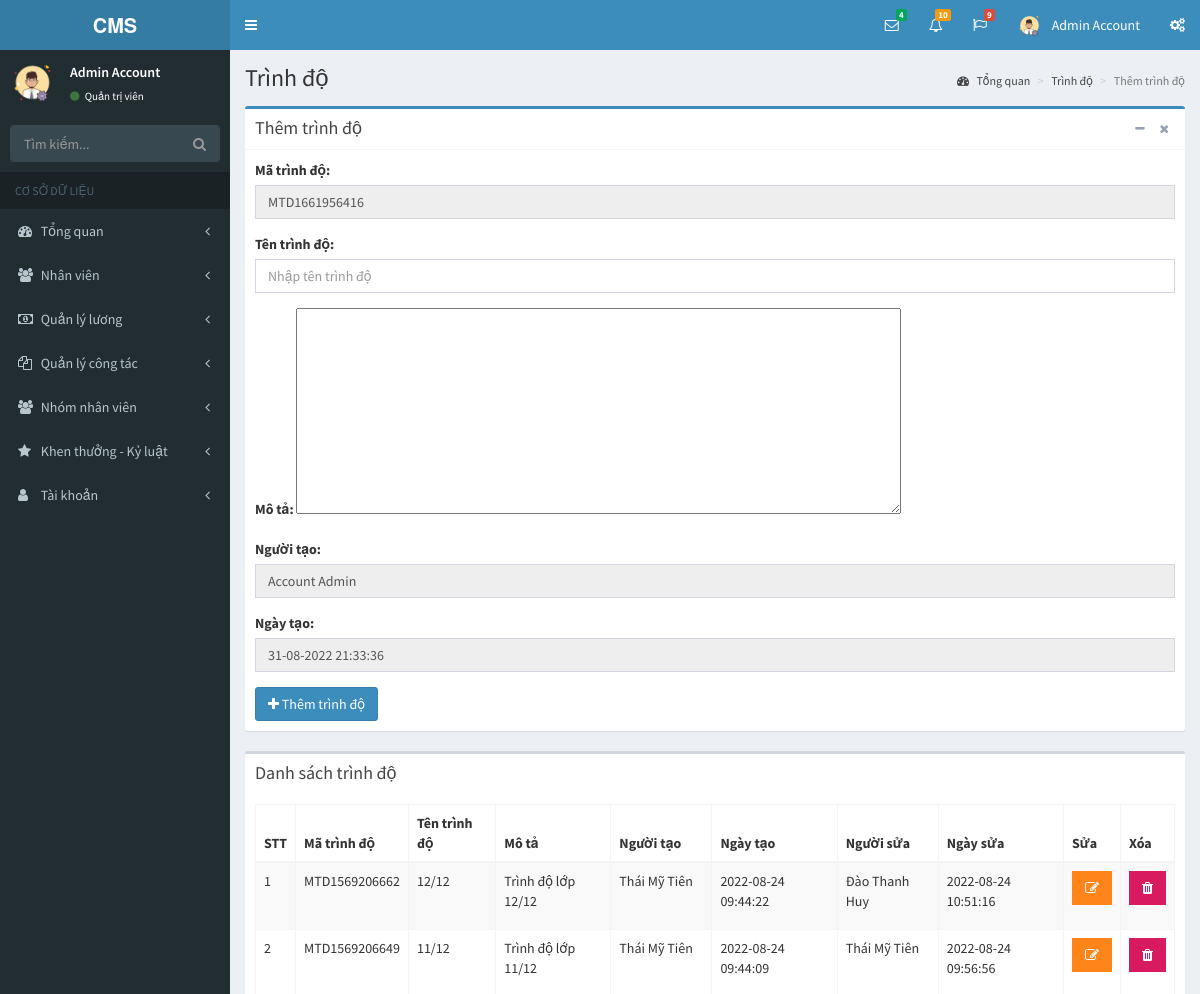
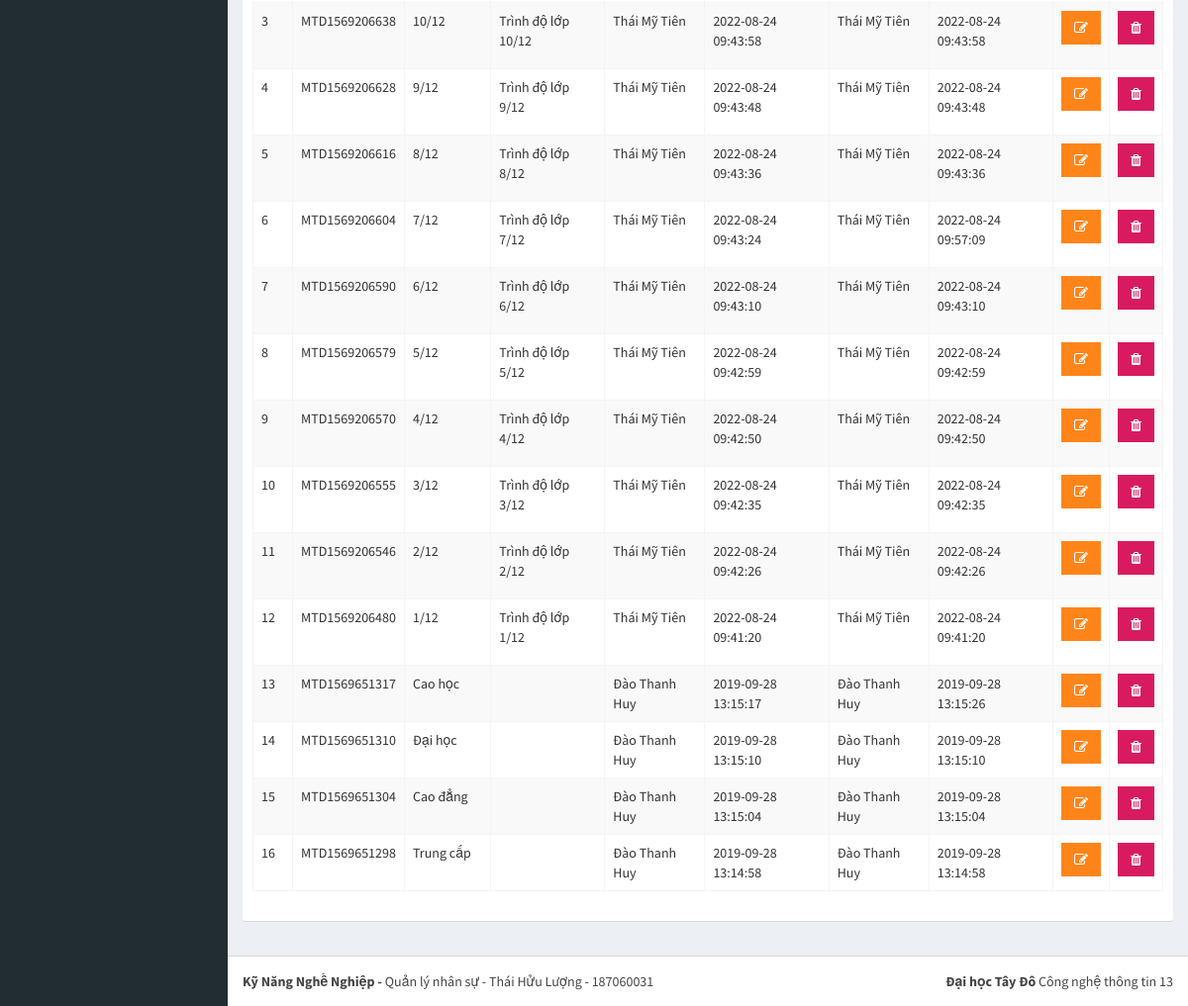
Screenshot of /pages/trinh-do.php (signed in) with the database file from the repository (2 pictures, top to bottom).
### tables this page shows
CREATE TABLE `tai_khoan` (
  `id` int(11) NOT NULL,
  `ho` varchar(50) NOT NULL,
  `ten` varchar(50) NOT NULL,
  `hinh_anh` varchar(50) NOT NULL,
  `email` varchar(50) NOT NULL,
  `mat_khau` varchar(50) NOT NULL,
  `so_dt` varchar(50) NOT NULL,
  `quyen` tinyint(1) NOT NULL,
  `trang_thai` tinyint(1) NOT NULL,
  `truy_cap` int(11) NOT NULL,
  `ngay_tao` datetime NOT NULL,
  `ngay_sua` datetime NOT NULL
);

CREATE TABLE `trinh_do` (
  `id` int(11) NOT NULL,
  `ma_trinh_do` varchar(50) NOT NULL,
  `ten_trinh_do` varchar(255) NOT NULL,
  `ghi_chu` varchar(255) NOT NULL,
  `nguoi_tao` varchar(50) NOT NULL,
  `ngay_tao` datetime NOT NULL,
  `nguoi_sua` varchar(50) NOT NULL,
  `ngay_sua` datetime NOT NULL
);

### pages/trinh-do.php (the view, shortened to what this page needs)
<?php
if(isset($_SESSION['username']) && isset($_SESSION['level']))
{
  include('../layouts/header.php');
  include('../layouts/topbar.php');
  include('../layouts/sidebar.php');
  $showData = "SELECT id, ma_trinh_do, ten_trinh_do, ghi_chu, nguoi_tao, ngay_tao, nguoi_sua, ngay_sua FROM trinh_do ORDER BY ngay_tao DESC";
  $result = mysqli_query($conn, $showData);
  $arrShow = array();
  while ($row = mysqli_fetch_array($result)) {
    $arrShow[] = $row;
  }
  $levelCode = "MTD" . time();
?>
  <div class="content-wrapper">
    <section class="content-header">
      <h1>
        Trình độ
      </h1>
      <ol class="breadcrumb">
        <li><a href="index.php?p=index&a=statistic"><i class="fa fa-dashboard"></i> Tổng quan</a></li>
        <li><a href="trinh-do.php?p=staff&a=level">Trình độ</a></li>
        <li class="active">Thêm trình độ</li>
      </ol>
    </section>
    <section class="content">
      <div class="row">
        <div class="col-xs-12">
          <div class="box box-primary">
            <div class="box-header with-border">
              <h3 class="box-title">Thêm trình độ</h3>
              <div class="box-tools pull-right">
                <button type="button" class="btn btn-box-tool" data-widget="collapse"><i class="fa fa-minus"></i></button>
                <button type="button" class="btn btn-box-tool" data-widget="remove"><i class="fa fa-remove"></i></button>
              </div>
            </div>
            <div class="box-body">
              <form action="" method="POST">
                <div class="row">
                  <div class="col-md-12">
                    <div class="form-group">
                      <label for="exampleInputEmail1">Mã trình độ: </label>
                      <input type="text" class="form-control" id="exampleInputEmail1" name="positionCode" value="<?php echo $levelCode; ?>" readonly>
                    </div>
                    <div class="form-group">
                      <label for="exampleInputEmail1">Tên trình độ: </label>
                      <input type="text" class="form-control" id="exampleInputEmail1" placeholder="Nhập tên trình độ" name="titleLevel">
                    </div>
                    <div class="form-group">
                      <label for="exampleInputEmail1">Mô tả: </label>
                      <textarea id="editor1" rows="10" cols="80" name="description">
                      </textarea>
                    </div>
                    <div class="form-group">
                      <label for="exampleInputEmail1">Người tạo: </label>
                      <input type="text" class="form-control" id="exampleInputEmail1" value="<?php echo $row_acc['ho']; ?> <?php echo $row_acc['ten']; ?>" name="personCreate" readonly>
                    </div>
                    <div class="form-group">
                      <label for="exampleInputEmail1">Ngày tạo: </label>
                      <input type="text" class="form-control" id="exampleInputEmail1" value="<?php echo date('d-m-Y H:i:s'); ?>" name="dateCreate" readonly>
                    </div>
                    <?php
                      if($_SESSION['level'] == 1)
                        echo "<button type='submit' class='btn btn-primary' name='save'><i class='fa fa-plus'></i> Thêm trình độ</button>";
                    ?>
                  </div>
                </div>
              </form>
            </div>
          </div>
          <div class="box">
            <div class="box-header">
              <h3 class="box-title">Danh sách trình độ</h3>
            </div>
            <div class="box-body">
              <div class="table-responsive">
                <table id="example1" class="table table-bordered table-striped">
                  <thead>
                  <tr>
                    <th>STT</th>
                    <th>Mã trình độ</th>
                    <th>Tên trình độ</th>
                    <th>Mô tả</th>
                    <th>Người tạo</th>
                    <th>Ngày tạo</th>
                    <th>Người sửa</th>
                    <th>Ngày sửa</th>
                    <th>Sửa</th>
                    <th>Xóa</th>
                  </tr>
                  </thead>
                  <tbody>
                  <?php
                    $count = 1;
                    foreach ($arrShow as $arrS)
                    {
                  ?>
                      <tr>
                        <td><?php echo $count; ?></td>
                        <td><?php echo $arrS['ma_trinh_do']; ?></td>
                        <td><?php echo $arrS['ten_trinh_do']; ?></td>
                        <td><?php echo $arrS['ghi_chu']; ?></td>
                        <td><?php echo $arrS['nguoi_tao']; ?></td>
                        <td><?php echo $arrS['ngay_tao']; ?></td>
                        <td><?php echo $arrS['nguoi_sua']; ?></td>
                        <td><?php echo $arrS['ngay_sua']; ?></td>
                        <th>
                          <?php
                            if($row_acc['quyen'] == 1)
                            {
                              echo "<form method='POST'>";
                              echo "<button type='submit' class='btn bg-orange btn-flat'  name='edit'><i class='fa fa-edit'></i></button>";
                              echo "</form>";
                            }
                            else
                            {
                              echo "<button type='button' class='btn bg-orange btn-flat' disabled><i class='fa fa-edit'></i></button>";
                            }
                          ?>
                        </th>
                        <th>
                          <?php
                            if($row_acc['quyen'] == 1)
                            {
                              echo "<button type='button' class='btn bg-maroon btn-flat' data-toggle='modal' data-target='#exampleModal' data-whatever='".$arrS['id']."'><i class='fa fa-trash'></i></button>";
                            }
                            else
                            {
                              echo "<button type='button' class='btn bg-maroon btn-flat' disabled><i class='fa fa-trash'></i></button>";
                            }
                          ?>
                        </th>
                      </tr>
                  <?php
                      $count++;
                    }
                  ?>
                  </tbody>
                </table>
              </div>
            </div>
          </div>
        </div>
      </div>
    </section>
  </div>
<?php
  include('../layouts/footer.php');
}
else
{
  header('Location: dang-nhap.php');
}
?>

### layouts/topbar.php (shortened to what this page needs)
<body class="hold-transition skin-blue sidebar-mini">
<div class="wrapper">
  <header class="main-header">
    <a href="index.php?p=index&a=statistic" class="logo">
      <span class="logo-lg"><b>CMS</b></span>
    </a>
    <nav class="navbar navbar-static-top">
      <a href="#" class="sidebar-toggle" data-toggle="push-menu" role="button">
      </a>
      <div class="navbar-custom-menu">
        <ul class="nav navbar-nav">
          <li class="dropdown messages-menu">
            <a href="#" class="dropdown-toggle" data-toggle="dropdown">
              <i class="fa fa-envelope-o"></i>
              <span class="label label-success">4</span>
            </a>
          </li>
          <li class="dropdown notifications-menu">
            <a href="#" class="dropdown-toggle" data-toggle="dropdown">
              <i class="fa fa-bell-o"></i>
              <span class="label label-warning">10</span>
            </a>
          </li>
          <li class="dropdown tasks-menu">
            <a href="#" class="dropdown-toggle" data-toggle="dropdown">
              <i class="fa fa-flag-o"></i>
              <span class="label label-danger">9</span>
            </a>
          </li>
          <li class="dropdown user user-menu">
            <a href="#" class="dropdown-toggle" data-toggle="dropdown">
              <img src="../uploads/images/<?php echo $row_acc['hinh_anh']; ?>" class="user-image" alt="User Image">
              <span class="hidden-xs"><?php echo $row_acc['ten']; ?> <?php echo $row_acc['ho']; ?></span>
            </a>
          </li>
          <li>
            <a href="#" data-toggle="control-sidebar"><i class="fa fa-gears"></i></a>
          </li>
        </ul>
      </div>
    </nav>
  </header>

### layouts/sidebar.php (shortened to what this page needs)
<aside class="main-sidebar">
  <section class="sidebar">
    <div class="user-panel">
      <div class="pull-left image">
        <img src="../uploads/images/<?php echo $row_acc['hinh_anh']; ?>" class="img-circle" alt="User Image">
      </div>
      <div class="pull-left info">
        <p>
          <?php echo $row_acc['ten']; ?> <?php echo $row_acc['ho']; ?>
        </p>
        <a href="#"><i class="fa fa-circle text-success"></i>
          <?php
            if($row_acc['quyen'] == 1)
            {
              echo "Quản trị viên";
            }
            else
            {
              echo "Nhân viên";
            }
          ?>
        </a>
      </div>
    </div>
    <form action="#" method="get" class="sidebar-form">
      <div class="input-group">
        <input type="text" name="q" class="form-control" placeholder="Tìm kiếm...">
        <span class="input-group-btn">
              <button type="submit" name="search" id="search-btn" class="btn btn-flat"><i class="fa fa-search"></i>
              </button>
            </span>
      </div>
    </form>
    <ul class="sidebar-menu" data-widget="tree">
      <li class="header">CƠ SỞ DỮ LIỆU</li>
      <li class="<?php if($p == 'index') echo 'active'; ?> treeview">
        <a href="#">
          <i class="fa fa-dashboard"></i> <span>Tổng quan</span>
          <span class="pull-right-container">
            <i class="fa fa-angle-left pull-right"></i>
          </span>
        </a>
      </li>
      <li class="<?php if($p == 'staff') echo 'active'; ?> treeview">
        <a href="#">
          <i class="fa fa-users"></i>
          <span>Nhân viên</span>
          <span class="pull-right-container">
            <i class="fa fa-angle-left pull-right"></i>
          </span>
        </a>
      </li>
      <li class="<?php if($p == 'salary') echo 'active'; ?> treeview">
        <a href="#">
          <i class="fa fa-money"></i>
          <span>Quản lý lương</span>
          <span class="pull-right-container">
            <i class="fa fa-angle-left pull-right"></i>
          </span>
        </a>
      </li>
      <li class="<?php if($p == 'collaborate') echo 'active'; ?> treeview">
        <a href="#">
          <i class="fa fa-files-o"></i>
          <span>Quản lý công tác</span>
          <span class="pull-right-container">
            <i class="fa fa-angle-left pull-right"></i>
          </span>
        </a>
      </li>
      <li class="<?php if($p == 'group') echo 'active'; ?> treeview">
        <a href="#">
          <i class="fa fa-users"></i> <span>Nhóm nhân viên</span>
          <span class="pull-right-container">
            <i class="fa fa-angle-left pull-right"></i>
          </span>
        </a>
      </li>
      <li class="<?php if($p == 'bonus-discipline') echo 'active'; ?> treeview">
        <a href="#">
          <i class="fa fa-star"></i> <span>Khen thưởng - Kỷ luật</span>
          <span class="pull-right-container">
            <i class="fa fa-angle-left pull-right"></i>
          </span>
        </a>
      </li>
      <li class="<?php if($p == 'account') echo 'active'; ?> treeview">
        <a href="#">
          <i class="fa fa-user"></i> <span>Tài khoản</span>
          <span class="pull-right-container">
            <i class="fa fa-angle-left pull-right"></i>
          </span>
        </a>
      </li>
    </ul>
  </section>
</aside>

### rows the page displays
tai_khoan: hinh_anh (picture), ten "Admin", ho "Account", personCreate "Account Admin"
trinh_do: ma_trinh_do "MTD1569206662", ten_trinh_do "12/12", ghi_chu "Trình độ lớp 12/12", nguoi_tao "Thái Mỹ Tiên", ngay_tao "2022-08-24 09:44:22", nguoi_sua "Đào Thanh Huy", ngay_sua "2022-08-24 10:51:16"
trinh_do: ma_trinh_do "MTD1569206649", ten_trinh_do "11/12", ghi_chu "Trình độ lớp 11/12", nguoi_tao "Thái Mỹ Tiên", ngay_tao "2022-08-24 09:44:09", nguoi_sua "Thái Mỹ Tiên", ngay_sua "2022-08-24 09:56:56"
trinh_do: ma_trinh_do "MTD1569206638", ten_trinh_do "10/12", ghi_chu "Trình độ lớp 10/12", nguoi_tao "Thái Mỹ Tiên", ngay_tao "2022-08-24 09:43:58", nguoi_sua "Thái Mỹ Tiên", ngay_sua "2022-08-24 09:43:58"
trinh_do: ma_trinh_do "MTD1569206628", ten_trinh_do "9/12", ghi_chu "Trình độ lớp 9/12", nguoi_tao "Thái Mỹ Tiên", ngay_tao "2022-08-24 09:43:48", nguoi_sua "Thái Mỹ Tiên", ngay_sua "2022-08-24 09:43:48"
trinh_do: ma_trinh_do "MTD1569206616", ten_trinh_do "8/12", ghi_chu "Trình độ lớp 8/12", nguoi_tao "Thái Mỹ Tiên", ngay_tao "2022-08-24 09:43:36", nguoi_sua "Thái Mỹ Tiên", ngay_sua "2022-08-24 09:43:36"
trinh_do: ma_trinh_do "MTD1569206604", ten_trinh_do "7/12", ghi_chu "Trình độ lớp 7/12", nguoi_tao "Thái Mỹ Tiên", ngay_tao "2022-08-24 09:43:24", nguoi_sua "Thái Mỹ Tiên", ngay_sua "2022-08-24 09:57:09"
trinh_do: ma_trinh_do "MTD1569206590", ten_trinh_do "6/12", ghi_chu "Trình độ lớp 6/12", nguoi_tao "Thái Mỹ Tiên", ngay_tao "2022-08-24 09:43:10", nguoi_sua "Thái Mỹ Tiên", ngay_sua "2022-08-24 09:43:10"
trinh_do: ma_trinh_do "MTD1569206579", ten_trinh_do "5/12", ghi_chu "Trình độ lớp 5/12", nguoi_tao "Thái Mỹ Tiên", ngay_tao "2022-08-24 09:42:59", nguoi_sua "Thái Mỹ Tiên", ngay_sua "2022-08-24 09:42:59"
trinh_do: ma_trinh_do "MTD1569206570", ten_trinh_do "4/12", ghi_chu "Trình độ lớp 4/12", nguoi_tao "Thái Mỹ Tiên", ngay_tao "2022-08-24 09:42:50", nguoi_sua "Thái Mỹ Tiên", ngay_sua "2022-08-24 09:42:50"
trinh_do: ma_trinh_do "MTD1569206555", ten_trinh_do "3/12", ghi_chu "Trình độ lớp 3/12", nguoi_tao "Thái Mỹ Tiên", ngay_tao "2022-08-24 09:42:35", nguoi_sua "Thái Mỹ Tiên", ngay_sua "2022-08-24 09:42:35"
trinh_do: ma_trinh_do "MTD1569206546", ten_trinh_do "2/12", ghi_chu "Trình độ lớp 2/12", nguoi_tao "Thái Mỹ Tiên", ngay_tao "2022-08-24 09:42:26", nguoi_sua "Thái Mỹ Tiên", ngay_sua "2022-08-24 09:42:26"
trinh_do: ma_trinh_do "MTD1569206480", ten_trinh_do "1/12", ghi_chu "Trình độ lớp 1/12", nguoi_tao "Thái Mỹ Tiên", ngay_tao "2022-08-24 09:41:20", nguoi_sua "Thái Mỹ Tiên", ngay_sua "2022-08-24 09:41:20"
trinh_do: ma_trinh_do "MTD1569651317", ten_trinh_do "Cao học", nguoi_tao "Đào Thanh Huy", ngay_tao "2019-09-28 13:15:17", nguoi_sua "Đào Thanh Huy", ngay_sua "2019-09-28 13:15:26"
trinh_do: ma_trinh_do "MTD1569651310", ten_trinh_do "Đại học", nguoi_tao "Đào Thanh Huy", ngay_tao "2019-09-28 13:15:10", nguoi_sua "Đào Thanh Huy", ngay_sua "2019-09-28 13:15:10"
trinh_do: ma_trinh_do "MTD1569651304", ten_trinh_do "Cao đẳng", nguoi_tao "Đào Thanh Huy", ngay_tao "2019-09-28 13:15:04", nguoi_sua "Đào Thanh Huy", ngay_sua "2019-09-28 13:15:04"
trinh_do: ma_trinh_do "MTD1569651298", ten_trinh_do "Trung cấp", nguoi_tao "Đào Thanh Huy", ngay_tao "2019-09-28 13:14:58", nguoi_sua "Đào Thanh Huy", ngay_sua "2019-09-28 13:14:58"
